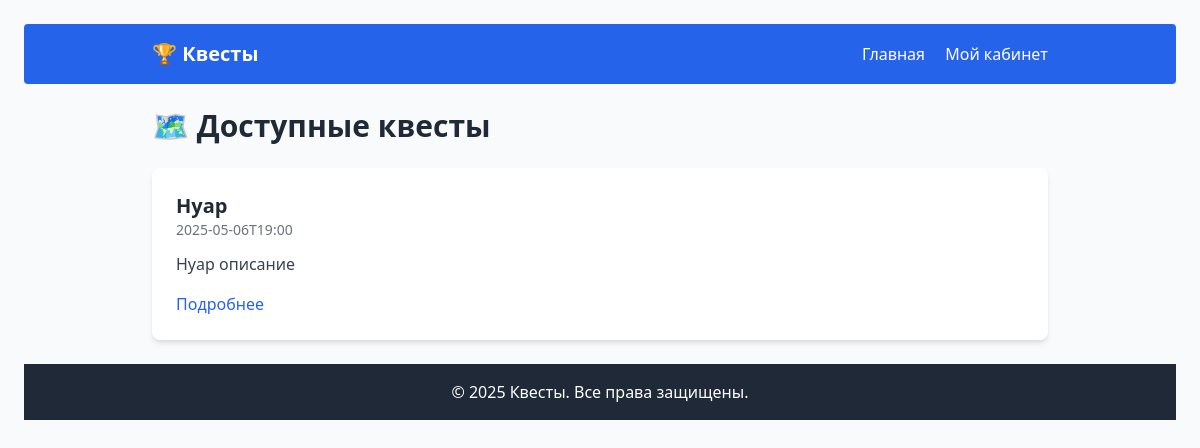
The page / (signed in) on the database its author committed.
### tables this page shows
CREATE TABLE games (
            id INTEGER PRIMARY KEY AUTOINCREMENT,
            name TEXT,
            slug TEXT,
            description TEXT,
            start_time TEXT,
            is_active INTEGER,
            cover_image TEXT,
            checkpoints TEXT
        );

### index.php (the view, shortened to what this page needs)
<?php
require_once __DIR__ . '/db/db.php';
$stmt = $db->query("SELECT * FROM games WHERE is_active = 1 ORDER BY start_time ASC");
$games = $stmt->fetchAll(PDO::FETCH_ASSOC);
include('header.php');
?>
<div class="max-w-4xl mx-auto">
    <div class="flex justify-between items-center mb-6">
        <h1 class="text-3xl font-bold text-gray-800">🗺️ Доступные квесты</h1>
    </div>
    <div class="space-y-6">
        <?php foreach ($games as $game): ?>
            <div class="bg-white shadow-md rounded-lg p-6">
                <h2 class="text-xl font-semibold text-gray-800"><?= htmlspecialchars($game['name']) ?></h2>
                <p class="text-sm text-gray-500 mb-3"><?= htmlspecialchars($game['start_time']) ?></p>
                <p class="text-gray-700 mb-4"><?= htmlspecialchars($game['description']) ?></p>
                <div class="flex justify-between items-center">
                    <?php if ($teamId && in_array($game['id'], $teamGames)): ?>
                        <a href="game.php?game_id=<?= $game['id'] ?>" class="text-blue-600 hover:underline">Подробнее</a>
                    <?php endif; ?>
                </div>
            </div>
        <?php endforeach; ?>
    </div>
</div>
<?php include('footer.php'); ?>

### rows shown on the page
games: name "Нуар", start_time "2025-05-06T19:00", description "Нуар описание"
